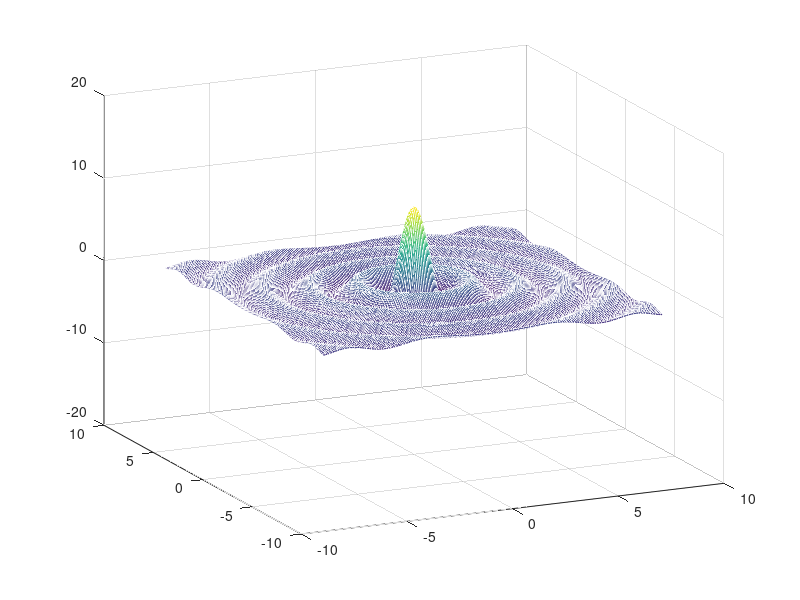
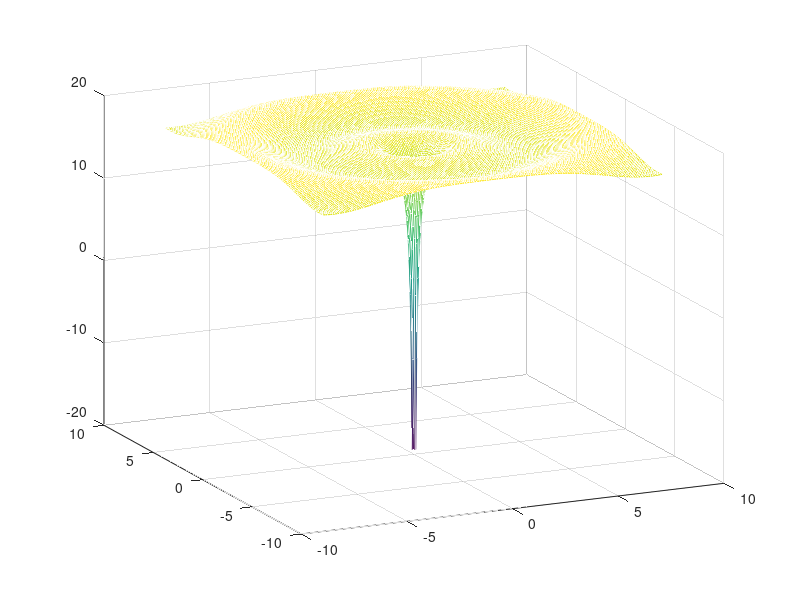
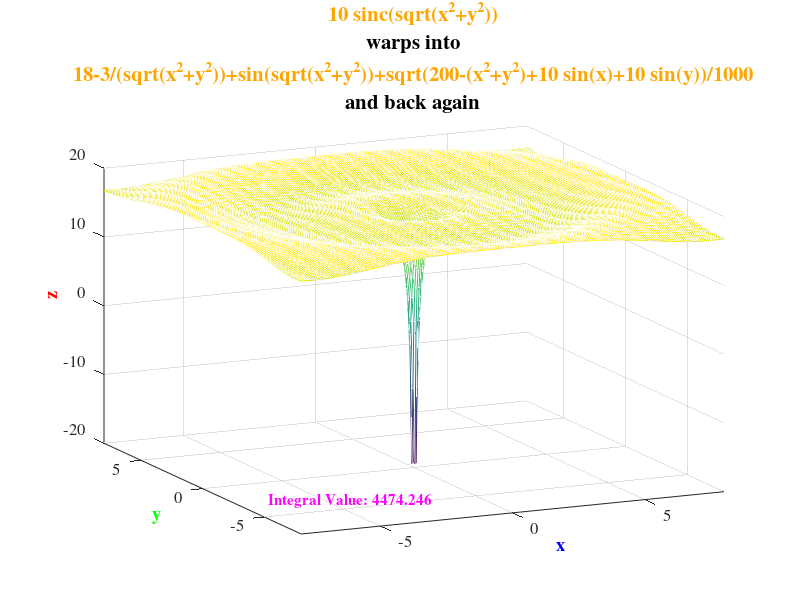
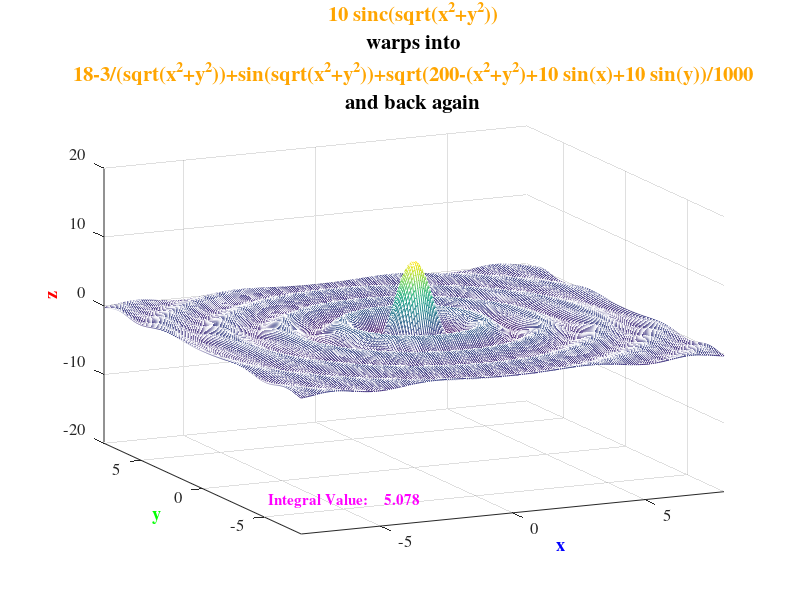

The MATLAB script that drew these images, in order: (Note: this script raises an error after producing the figures.)
%% Assignment 3: Animating Warping Surfaces
%
% Robert Moir: 0123456789

%% Initial Plotting of the Surfaces

% x and y boundary value
val = 8;
% set x, y and z boundary values
xmin = -val; xmax = val;
ymin = -val; ymax = val;
zmin = -20; zmax = 20;
% number of points for plots
npoints = 201;
% positions for text
xpos1 = 1.1*xmin;
ypos1 = 0.8*ymin;
zpos1 = 0.8*zmin;
xpos2 = 1.2*xmin;
ypos2 = 0.6*ymin;
zpos2 = zpos1;
% The two surfaces to interpolate
f1 = @(x,y)(10*sinc(sqrt(x.^2+y.^2)));
%f1 = @(x,y)(10*(sin(pi*sqrt(x.^2+y.^2))./(pi*sqrt(x.^2+y.^2))));
f2 = @(X,Y)(18-3./(sqrt(X.^2+Y.^2))+sin(sqrt(X.^2+Y.^2))+...
    sqrt(200-(X.^2+Y.^2)+10*sin(X)+10*sin(Y))/1000);
xs = linspace(xmin,xmax,npoints);
ys = linspace(ymin,ymax,npoints);
[X,Y] = meshgrid(xs,ys);
% plot surface 1
Z1 = f1(X,Y);
mesh(X,Y,Z1)
shading interp
view(-25,20)
zlim([zmin,zmax])
% compute integral of surface 1 for use in next part
num_area1=integral2(f1,xmin,xmax,ymin,ymax);
print 'f1.png' -dpng
% plot surface 2
figure
Z2 = f2(X,Y);
mesh(X,Y,Z2)
rotate3d on
shading interp
view(-25,20)
zlim([zmin,zmax])
% compute integral of surface 2 for use in next part
num_area2=integral2(f2,xmin,xmax,ymin,ymax);
print 'f2.png' -dpng

%% Animation of Surface Warping

% setup figure window size based on screen size
set(0,'units','pixels');
screenSizePixels=get(0,'screensize');
screenWidth=screenSizePixels(3);
screenHeight=screenSizePixels(4);
figureAspectRatio=16/14; % height to width
figureHeight=screenHeight*0.85;
figureWidth=figureHeight/figureAspectRatio;
% shift left 5% of the screen width
leftx=screenWidth*0.05;
% shift up 15% of the screen height
lefty=screenHeight*0.15;
ha=figure;
set(ha,'Position',[leftx lefty figureWidth figureHeight]);

% setup animation sequence
delta_t=0.01;
time = 0:delta_t:1;
time = [time 1-delta_t:-delta_t:0];
for t=time
    % interpolate the surfaces
    Z=Z1*(1-t)+Z2*(t);
    % plot current surface
    mesh(X,Y,Z)
    % reset axis object
    axis([xmin xmax ymin ymax zmin zmax]);
    % print current integal by interpolating integrals computed above
    text(xpos1,ypos1,zpos1,['\fontsize{15}\bf \color{magenta} ' ...
        'Integral Value: ' ...
        sprintf('%8.3f',num_area1*(1-t)+num_area2*t)],'FontName','Times');
    % label axes
    xlabel('\it\bf x','color','blue');
    ylabel('\it\bf y','color','green');
    zlabel('\it\bf z','color','red');
    set(gca,'FontName','Times','FontSize',12);
    % print specialized title
    title({'{\color{orange}10 sinc(sqrt(x^2+y^2))}'; 'warps into';...
        ['{\color{orange}18-3/(sqrt(x^2+y^2))+sin(sqrt(x^2+y^2))+',...
        'sqrt(200-(x^2+y^2)+10 sin(x)+10 sin(y))/1000}'];...
        'and back again'},'FontSize',15);
    shading interp
    view(-25,20)
    drawnow;
    % condition to print flower surface in middle of animation
    if (t == 1)
        pause(1)
        print 'f2_frame.png' -dpng
    end
end % for t
% print water surface at end of animation
print 'f1_frame.png' -dpng

%% Symbolic Integration
%
% From the fact that MATLAB returns the input expressions for the double
% integrals, we see that MATLAB is not able to evaluate the integrals of
% f_1 and f_2 to a closed form expression. [This is sufficient for a basic
% response to this question].
%
% A more sophisticated response would point out that the failure of MATLAB
% to produce a response does not mean that a closed form integral is not
% computable, just that MATLAB does not succeed in finding one. In fact,
% for the functions we are dealing with, spaces of functions are known in
% which the integral exists, but algorithms for computing the integral may
% be too computationally expensive, have not yet been implemented, or may
% be a subject of current research. [This nice, but is not required to 
% receive full marks for this question.]
%
% There is more subtlety to the situation, though, as MATLAB is able to
% produce a numerical answer, which is different from the value of the
% numerial integral of the same function. Thus, MATLAB is able to produce a
% numerical result if one points out that one is looking for a double
% value, rather than an exact symbolic result that evaluates to a number. I
% believe that the reason for this is that MATLAB is able to compute
% symbolically the single integrals, it is just the double integral it
% cannot compute. So it may be using the fact that a single integral is
% available to provide a tight estimate of the value of the double
% integral.
% The computation of a numerical value is illustrated by the line of code 
% 'double(sym_area1)' below. Notice that the symbolic value is different
% from the numerical value. This is not computed for 'sym_area2' as the
% computation takes too long.

format long
syms x y
f1=10*sinc(sqrt(x^2+y^2));
sym_area1=eval(int(int(f1,y,ymin,ymax),x,xmin,xmax))
disp('sym_area1')
double(sym_area1)
disp('num_area1')
num_area1
f2=18-3/sqrt(x^2+y^2)+sin(sqrt(x^2+y^2))+...
    (sqrt(200-(x^2+y^2)+10\sin(x)+10\sin(y)))/1000;
sym_area2=eval(int(int(f2,y,ymin,ymax),x,xmin,xmax))